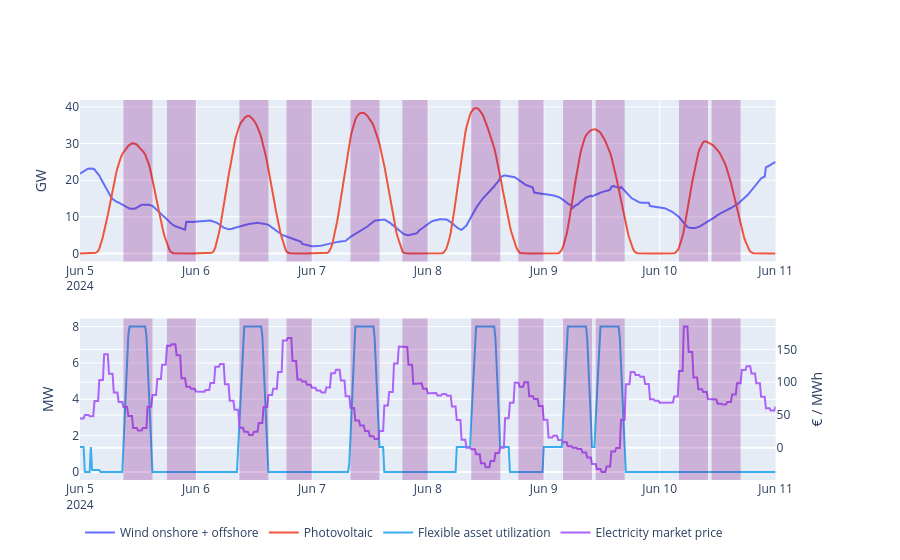

Here is the notebook cell this chart was saved with:
### Code cell
build_figure(ee_gen, power_timeseries["dynamic_w6"], smard, '2024-06-05', '2024-06-11', "fig_dynamic_w6_summer_week.pdf")

### Figure 1 — Plotly figure (JSON) as saved in the notebook; plotly's stock layout.template omitted (floating-point values rounded to 4 significant figures; data arrays with more than 128 entries replaced by an {"elided": "..."} marker saying what was removed)
{"data": [{"name": "Wind onshore + offshore", "type": "scatter", "x": {"elided": "577 str values"}, "xaxis": "x", "y": {"elided": "577 float values"}, "yaxis": "y"}, {"name": "Photovoltaic", "type": "scatter", "x": {"elided": "577 str values"}, "xaxis": "x", "y": {"elided": "577 float values"}, "yaxis": "y"}, {"line": {"color": "#3BADEF"}, "name": "Flexible asset utilization", "type": "scatter", "x": {"elided": "577 str values"}, "xaxis": "x2", "y": {"elided": "577 float values"}, "yaxis": "y2"}, {"name": "Electricity market price", "type": "scatter", "x": {"elided": "577 str values"}, "xaxis": "x2", "y": {"elided": "577 float values"}, "yaxis": "y3"}], "layout": {"legend": {"orientation": "h"}, "shapes": [{"fillcolor": "purple", "line": {"width": 0}, "opacity": 0.25, "type": "rect", "x0": "2024-06-05T09:00:00", "x1": "2024-06-05T15:00:00", "xref": "x", "y0": 0, "y1": 1, "yref": "y domain"}, {"fillcolor": "purple", "line": {"width": 0}, "opacity": 0.25, "type": "rect", "x0": "2024-06-05T09:00:00", "x1": "2024-06-05T15:00:00", "xref": "x2", "y0": 0, "y1": 1, "yref": "y2 domain"}, {"fillcolor": "purple", "line": {"width": 0}, "opacity": 0.25, "type": "rect", "x0": "2024-06-05T18:00:00", "x1": "2024-06-06T00:00:00", "xref": "x", "y0": 0, "y1": 1, "yref": "y domain"}, {"fillcolor": "purple", "line": {"width": 0}, "opacity": 0.25, "type": "rect", "x0": "2024-06-05T18:00:00", "x1": "2024-06-06T00:00:00", "xref": "x2", "y0": 0, "y1": 1, "yref": "y2 domain"}, {"fillcolor": "purple", "line": {"width": 0}, "opacity": 0.25, "type": "rect", "x0": "2024-06-06T09:00:00", "x1": "2024-06-06T15:00:00", "xref": "x", "y0": 0, "y1": 1, "yref": "y domain"}, {"fillcolor": "purple", "line": {"width": 0}, "opacity": 0.25, "type": "rect", "x0": "2024-06-06T09:00:00", "x1": "2024-06-06T15:00:00", "xref": "x2", "y0": 0, "y1": 1, "yref": "y2 domain"}, {"fillcolor": "purple", "line": {"width": 0}, "opacity": 0.25, "type": "rect", "x0": "2024-06-06T18:45:00", "x1": "2024-06-07T00:00:00", "xref": "x", "y0": 0, "y1": 1, "yref": "y domain"}, {"fillcolor": "purple", "line": {"width": 0}, "opacity": 0.25, "type": "rect", "x0": "2024-06-06T18:45:00", "x1": "2024-06-07T00:00:00", "xref": "x2", "y0": 0, "y1": 1, "yref": "y2 domain"}, {"fillcolor": "purple", "line": {"width": 0}, "opacity": 0.25, "type": "rect", "x0": "2024-06-07T08:00:00", "x1": "2024-06-07T14:00:00", "xref": "x", "y0": 0, "y1": 1, "yref": "y domain"}, {"fillcolor": "purple", "line": {"width": 0}, "opacity": 0.25, "type": "rect", "x0": "2024-06-07T08:00:00", "x1": "2024-06-07T14:00:00", "xref": "x2", "y0": 0, "y1": 1, "yref": "y2 domain"}, {"fillcolor": "purple", "line": {"width": 0}, "opacity": 0.25, "type": "rect", "x0": "2024-06-07T18:45:00", "x1": "2024-06-08T00:00:00", "xref": "x", "y0": 0, "y1": 1, "yref": "y domain"}, {"fillcolor": "purple", "line": {"width": 0}, "opacity": 0.25, "type": "rect", "x0": "2024-06-07T18:45:00", "x1": "2024-06-08T00:00:00", "xref": "x2", "y0": 0, "y1": 1, "yref": "y2 domain"}, {"fillcolor": "purple", "line": {"width": 0}, "opacity": 0.25, "type": "rect", "x0": "2024-06-08T09:00:00", "x1": "2024-06-08T15:00:00", "xref": "x", "y0": 0, "y1": 1, "yref": "y domain"}, {"fillcolor": "purple", "line": {"width": 0}, "opacity": 0.25, "type": "rect", "x0": "2024-06-08T09:00:00", "x1": "2024-06-08T15:00:00", "xref": "x2", "y0": 0, "y1": 1, "yref": "y2 domain"}, {"fillcolor": "purple", "line": {"width": 0}, "opacity": 0.25, "type": "rect", "x0": "2024-06-08T18:45:00", "x1": "2024-06-09T00:00:00", "xref": "x", "y0": 0, "y1": 1, "yref": "y domain"}, {"fillcolor": "purple", "line": {"width": 0}, "opacity": 0.25, "type": "rect", "x0": "2024-06-08T18:45:00", "x1": "2024-06-09T00:00:00", "xref": "x2", "y0": 0, "y1": 1, "yref": "y2 domain"}, {"fillcolor": "purple", "line": {"width": 0}, "opacity": 0.25, "type": "rect", "x0": "2024-06-09T04:00:00", "x1": "2024-06-09T10:00:00", "xref": "x", "y0": 0, "y1": 1, "yref": "y domain"}, {"fillcolor": "purple", "line": {"width": 0}, "opacity": 0.25, "type": "rect", "x0": "2024-06-09T04:00:00", "x1": "2024-06-09T10:00:00", "xref": "x2", "y0": 0, "y1": 1, "yref": "y2 domain"}, {"fillcolor": "purple", "line": {"width": 0}, "opacity": 0.25, "type": "rect", "x0": "2024-06-09T10:45:00", "x1": "2024-06-09T16:45:00", "xref": "x", "y0": 0, "y1": 1, "yref": "y domain"}, {"fillcolor": "purple", "line": {"width": 0}, "opacity": 0.25, "type": "rect", "x0": "2024-06-09T10:45:00", "x1": "2024-06-09T16:45:00", "xref": "x2", "y0": 0, "y1": 1, "yref": "y2 domain"}, {"fillcolor": "purple", "line": {"width": 0}, "opacity": 0.25, "type": "rect", "x0": "2024-06-10T04:00:00", "x1": "2024-06-10T10:00:00", "xref": "x", "y0": 0, "y1": 1, "yref": "y domain"}, {"fillcolor": "purple", "line": {"width": 0}, "opacity": 0.25, "type": "rect", "x0": "2024-06-10T04:00:00", "x1": "2024-06-10T10:00:00", "xref": "x2", "y0": 0, "y1": 1, "yref": "y2 domain"}, {"fillcolor": "purple", "line": {"width": 0}, "opacity": 0.25, "type": "rect", "x0": "2024-06-10T10:45:00", "x1": "2024-06-10T16:45:00", "xref": "x", "y0": 0, "y1": 1, "yref": "y domain"}, {"fillcolor": "purple", "line": {"width": 0}, "opacity": 0.25, "type": "rect", "x0": "2024-06-10T10:45:00", "x1": "2024-06-10T16:45:00", "xref": "x2", "y0": 0, "y1": 1, "yref": "y2 domain"}], "xaxis": {"anchor": "y", "domain": [0, 0.94]}, "xaxis2": {"anchor": "y2", "domain": [0, 0.94]}, "yaxis": {"anchor": "x", "domain": [0.575, 1], "title": {"text": "GW"}}, "yaxis2": {"anchor": "x2", "domain": [0, 0.425], "title": {"text": "MW"}}, "yaxis3": {"anchor": "x2", "overlaying": "y2", "side": "right", "title": {"text": "€ / MWh"}}}}
